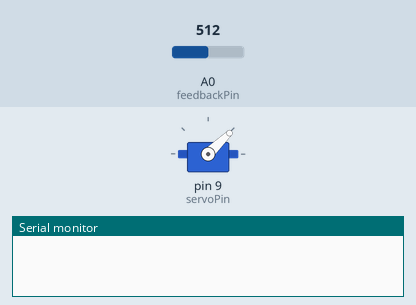
The sketch below on a simulated Arduino Uno, built with avr-gcc and run on an emulated ATmega328P. Parts: servo, the last lines printed to the serial monitor. Inputs (shaded band) come from the test bench; at power-on: A0 (feedbackPin) = 512.

Above: at 0.1 s.
At 6.3 s:
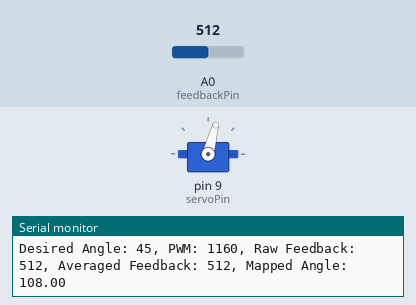
At 18.8 s:
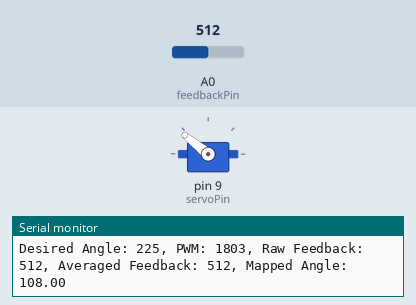
At 36.4 s:
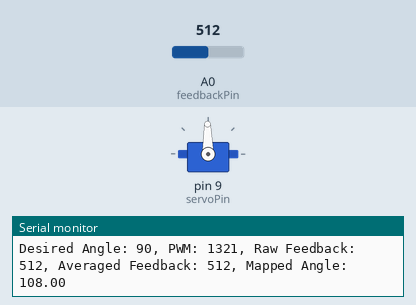
Timing chart, 0 to 40.0 s (numbered marks = the images above):
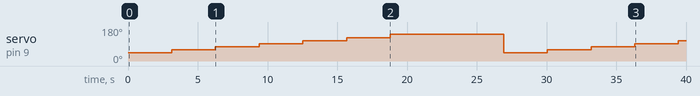

Measured:
- by itself, servo on pin 9 (servoPin): 44° → 60° at 3.1 s, → 75° 3.1 s later, → 91° 3.1 s later, → 106° 3.1 s later, … (11 changes in this stretch)

The sketch:

data_collection_fixation.ino
```cpp
#include <Servo.h>

int feedbackPin = A0; // Analog pin for feedback
int servoPin = 9;     // PWM pin for servo
Servo MyServo;

// Define an array of known angles for calibration
int angles[] = {0, 45, 90, 135, 180, 225, 280};
int numAngles = sizeof(angles) / sizeof(angles[0]);

// Function to read the analog feedback value multiple times and return the average
int readAverageFeedback(int numReadings) {
  long sum = 0;
  for (int i = 0; i < numReadings; i++) {
    sum += analogRead(feedbackPin);
    delay(10); // Small delay between readings
  }
  return sum / numReadings;
}

// Function to map feedback to angle using a more refined mapping
float mapFeedbackToAngle(int feedback) {
  if (feedback >= 564) {
    return map(feedback, 812, 564, 0, 90); // Map feedback values to 0-90 degrees
  } else if (feedback >= 182) {
    return map(feedback, 564, 182, 90, 225); // Map feedback values to 90-225 degrees
  } else {
    return map(feedback, 182, 33, 225, 280); // Map feedback values to 225-280 degrees
  }
}

void setup() {
  Serial.begin(9600);        // Initialize serial communication
  MyServo.attach(servoPin);  // Attach the servo to the specified pin
}

void loop() {
  for (int i = 0; i < numAngles; i++) {
    int pos = angles[i];
    // Convert the angle to a microsecond value for the servo
    int PWM = map(pos, 0, 280, 1000, 2000); // Adjust the range if necessary
    MyServo.writeMicroseconds(PWM); // Write PWM to servo

    // Allow some time for the servo to reach the position
    delay(2000);

    // Read the average analog feedback value
    int feedback = readAverageFeedback(10); // Take 10 readings and average them

    // Map the feedback to an angle
    float mappedAngle = mapFeedbackToAngle(feedback);

    // Debugging output to check the raw feedback and mapped angle
    Serial.print("Desired Angle: ");
    Serial.print(pos);
    Serial.print(", PWM: ");
    Serial.print(PWM);
    Serial.print(", Raw Feedback: ");
    Serial.print(analogRead(feedbackPin)); // Print a single raw reading for reference
    Serial.print(", Averaged Feedback: ");
    Serial.print(feedback);
    Serial.print(", Mapped Angle: ");
    Serial.println(mappedAngle);

    // Wait a moment before moving to the next position
    delay(1000);
  }

  // Optional: Pause after completing one full sweep
  Serial.println("Calibration cycle complete. Restarting...");
  delay(5000);
}
```
